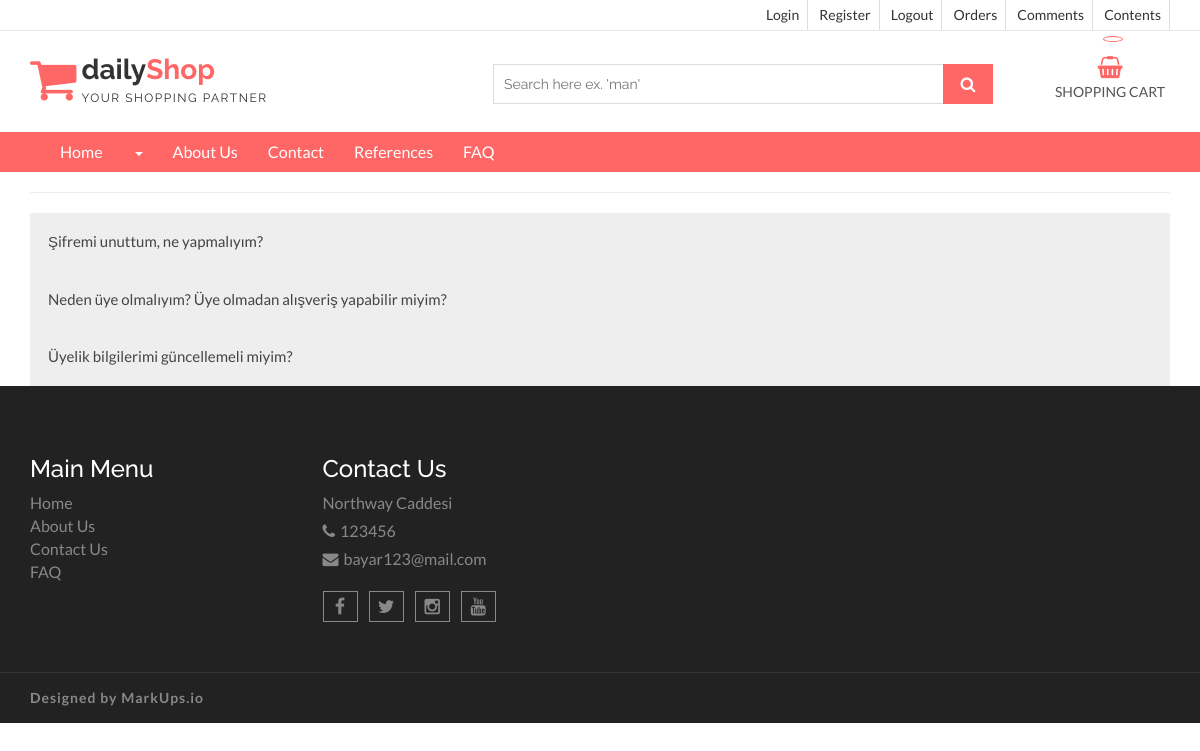
Screenshot of /faq/ with the database file from the repository.
### home/models.py (models this page shows, shortened)
class FAQ(models.Model):
    STATUS = (
        ('True', 'True'),
        ('False', 'False'),
    )
    ordernumber = models.IntegerField()
    question = models.CharField(max_length=150,blank=True)
    answer = models.TextField()
    status = models.CharField(max_length=10,choices=STATUS)
    create_at = models.DateTimeField(auto_now_add=True)
    update_at = models.DateTimeField(auto_now=True)

class Setting(models.Model):
    STATUS = (
        ('True', 'Evet'),
        ('False', 'Hayır'),
    )
    title = models.CharField(max_length=150)
    keywords = models.CharField(max_length=255)
    description = models.CharField(max_length=255)
    company = models.CharField(max_length=50)
    address = models.CharField(blank=True,max_length=150)
    phone = models.CharField(blank=True,max_length=15)
    fax = models.CharField(blank=True,max_length=15)
    email = models.CharField(blank=True,max_length=55)
    smtpserver = models.CharField(blank=True,max_length=30)
    smtpemail = models.CharField(blank=True,max_length=30)
    smtppassword = models.CharField(blank=True,max_length=30)
    smtpport = models.CharField(blank=True,max_length=30)
    icon = models.ImageField(blank=True,upload_to='images/')
    facebook = models.CharField(blank=True, max_length=30)
    instagram = models.CharField(blank=True, max_length=30)
    youtube = models.CharField(blank=True, max_length=30)
    twitter = models.CharField(blank=True, max_length=30)
    aboutus = RichTextUploadingField(blank=True)
    contact = RichTextUploadingField(blank=True)
    references = RichTextUploadingField(blank=True)
    status = models.CharField(max_length=10,choices=STATUS)
    create_at = models.DateTimeField(auto_now_add=True)
    update_at = models.DateTimeField(auto_now=True)

### home/views.py (the view)
# urls.py: path('faq/',views.faq,name="faq"),
def faq(request):
    category = Category.objects.all()
    setting = Setting.objects.get(pk=1)
    faq = FAQ.objects.all().order_by('ordernumber')
    context = {'category':category,'faq':faq,'setting': setting}
    return render(request,'faq.html',context)

### home/templates/faq.html (shortened to what this page needs)
{% extends 'homebase.html' %}
{% block navbar %}
    {% include 'navbar.html' %}
{% endblock %}
{% block content %}
    <section id="aa-error">
        <div class="container">
            <div class="row">
                <div class="col-md-12">
                    <hr>
                    {% for rs in faq %}
                        <button class="accordion">{{ rs.question }}</button>
                    {% endfor %}
                </div>
            </div>
        </div>
    </section>
{% endblock %}

### home/templates/footer.html (shortened to what this page needs)
<footer id="aa-footer">
    <div class="aa-footer-top">
        <div class="container">
            <div class="row">
                <div class="col-md-12">
                    <div class="aa-footer-top-area">
                        <div class="row">
                            <div class="col-md-3 col-sm-6">
                                <div class="aa-footer-widget">
                                    <h3>Main Menu</h3>
                                    <ul class="aa-footer-nav">
                                        <li><a href="/">Home</a></li>
                                        <li><a href="/aboutus">About Us</a></li>
                                        <li><a href="/contact">Contact Us</a></li>
                                        <li><a href="/faq">FAQ</a></li>
                                    </ul>
                                </div>
                            </div>
                            <div class="col-md-3 col-sm-6">
                                <div class="aa-footer-widget">
                                    <div class="aa-footer-widget">
                                        <h3>Contact Us</h3>
                                        <address>
                                            <p> {{ setting.address }}</p>
                                            <p><span class="fa fa-phone"></span>{{ setting.phone }}</p>
                                            <p><span class="fa fa-envelope"></span>{{ setting.email }}</p>
                                        </address>
                                        <div class="aa-footer-social">
                                            <a href="{{ setting.facebook }}" target="blank"><span
                                                    class="fa fa-facebook"></span></a>
                                            <a href="{{ setting.twitter }}" target="blank"><span
                                                    class="fa fa-twitter"></span></a>
                                            <a href="{{ setting.instagram }}" target="blank"><span
                                                    class="fa fa-instagram"></span></a>
                                            <a href="{{ setting.youtube }}" target="blank"><span
                                                    class="fa fa-youtube"></span></a>
                                        </div>
                                    </div>
                                </div>
                            </div>
                        </div>
                    </div>
                </div>
            </div>
        </div>
    </div>
    <div class="aa-footer-bottom">
        <div class="container">
            <div class="row">
                <div class="col-md-12">
                    <div class="aa-footer-bottom-area">
                        <p>Designed by <a href="http://www.markups.io/">MarkUps.io</a></p>
                    </div>
                </div>
            </div>
        </div>
    </div>
</footer>
{% load static %}

### home/templates/faq.html (style rules this page uses)
.accordion { background-color: #eee; color: #444; cursor: pointer; padding: 18px; width: 100%; border: none; text-align: left; outline: none; font-size: 15px; transition: 0.4s; }

### rows the page displays
FAQ: question "Şifremi unuttum, ne yapmalıyım?"
FAQ: question "Neden üye olmalıyım? Üye olmadan alışveriş yapabilir miyim?"
FAQ: question "Üyelik bilgilerimi güncellemeli miyim?"
Setting: address "Northway Caddesi", phone "123456", email "bayar123@mail.com"
